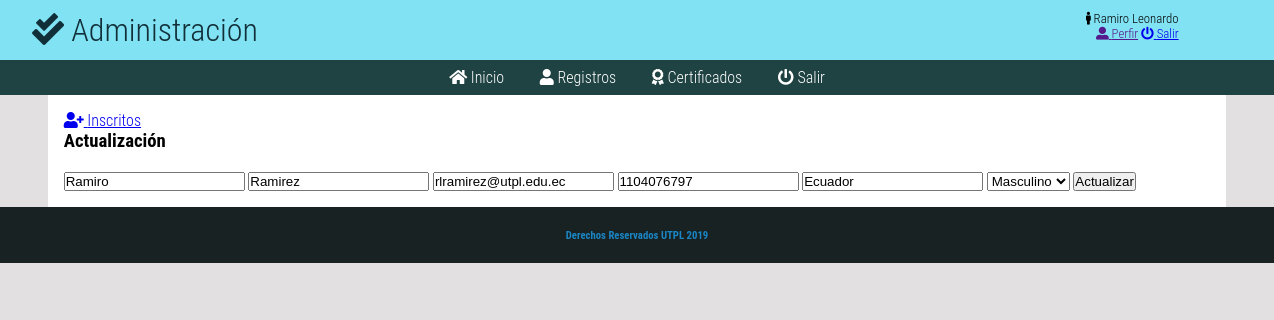
Page /admin/adm_registros/actualizar.php?id=10 (signed in) on the committed database.
### tables this page shows
CREATE TABLE `inscritos` (
  `id` int(11) NOT NULL,
  `nombres` varchar(100) NOT NULL,
  `apellidos` varchar(100) NOT NULL,
  `correo` varchar(100) NOT NULL,
  `dni` varchar(11) NOT NULL,
  `pais` varchar(100) NOT NULL,
  `sexo` int(2) NOT NULL
);

### admin/security/security.php (called while the page is built, shortened)
<?php
	if(@$_SESSION['autentificado'] && $_SESSION['username'] && $_SESSION['roll']){
		include ($_SESSION['local_path']."/dll/class_mysqli.php");
		$miconexion = new clase_mysqli;
	}else{
		echo "<script>location.href='../'</script>";
	}
?>

### dll/class_mysqli.php (called while the page is built, shortened)
<?php
class clase_mysqli{
	var $BaseDatos;
	var $Servidor;
	var $Usuario;
	var $Clave;
	var $Conexion_ID=0;
	var $Consulta_ID=0;
	function clase_mysqli($host="", $user="", $pass="", $db=""){
		$this->BaseDatos=$db;
		$this->Servidor=$host;
		$this->Usuario=$user;
		$this->Clave=$pass;
	}
	function conectar($host, $user, $pass, $db){
		if($db != "")$this->BaseDatos=$db;
		if($host != "")$this->Servidor=$host;
		if($user != "")$this->Usuario=$user;
		$this->Conexion_ID=new mysqli($this->Servidor, $this->Usuario, $this->Clave, $this->BaseDatos);
		return$this->Conexion_ID;
	}
	function consulta($sql=""){
		$this->Consulta_ID=mysqli_query($this->Conexion_ID,$sql);
		return $this->Consulta_ID;
	}
	function numcampos(){
		return mysqli_num_fields($this->Consulta_ID);
	}
	function consulta_lista(){
		while ($row = mysqli_fetch_array($this->Consulta_ID)) {
			for ($i=0; $i < $this->numcampos(); $i++) {
				$row[$i];
			}
			return $row;
		}
	}
}
?>

### admin/adm_registros/actualizar.php (the view, shortened to what this page needs)
<?php
	extract($_GET);
	include('../adm_header.php');
	$miconexion->consulta("select * from inscritos where id=$id");
	$lista_u=$miconexion->consulta_lista();
	$listGener[1]="Masculino";
	$listGener[2]="Femenino";
?>
<main>
	<section class="modulo-servicios">
		<nav class="nav_modulo">
			<a href="nuevo.php"><i class="fas fa-user-plus"></i> Inscritos</a>
		</nav>
	</section>
	<section class="area_trabajo">
		<h3>Actualización</h3><br>
		<form method="post" action="update.php">
			<input type="text" name="nombres" value="<?php echo $lista_u[1];?>">
			<input type="text" name="apellidos" value="<?php echo $lista_u[2];?>">
			<input type="text" name="correo" value="<?php echo $lista_u[3];?>">
			<input type="text" name="dni" value="<?php echo $lista_u[4];?>">
			<input type="text" name="pais" value="<?php echo $lista_u[5];?>">
			<select name="sexo">
				<option value="<?php echo $lista_u[6];?>"><?php echo $listGener[$lista_u[6]];?></option>
			</select>
			<button type="submit" class="btn-submit">Actualizar</button>
		</form>
	</section>
</main>
<?php
	include('../adm_footer.php');
?>

### admin/css/style.css (style rules this page uses)
* { padding: 0; margin: 0; }
body { font-family: 'Roboto Condensed', sans-serif; font-weight: 300; background-color: #e2e0e0; }
section.contenedor, main { width: 90%; margin: 0 auto; background-color: white; padding: 1em 1em; }

### rows in the picture
inscritos: nombres "Ramiro", apellidos "Ramirez", correo "rlramirez@utpl.edu.ec", dni "1104076797", pais "Ecuador", sexo "Masculino"

### other values in the picture
utf8_encode($_SESSION['username']) "Ramiro Leonardo"
